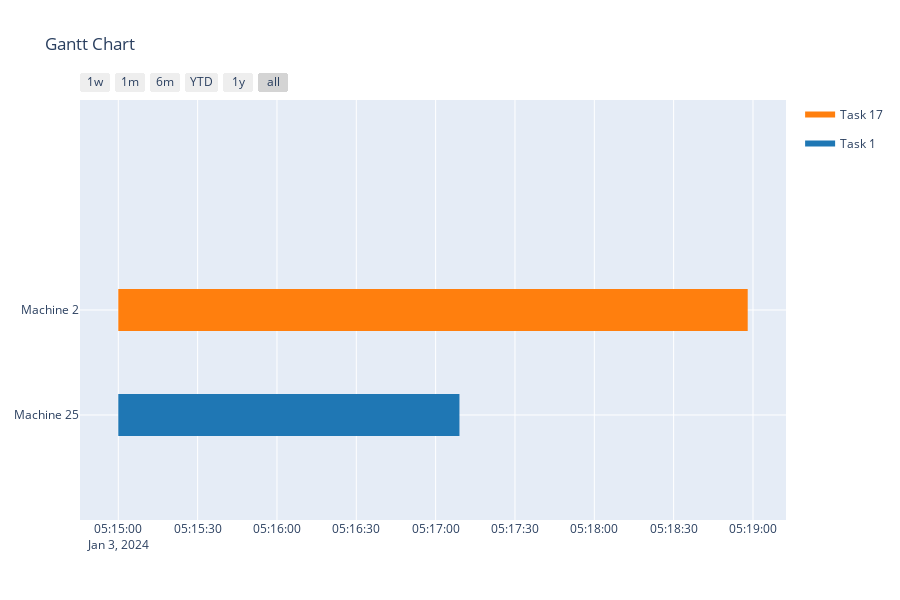

Notebook cell for this chart:
### Code cell
import ipywidgets as widgets
from ipywidgets import Layout, Button, Box, VBox, HBox, Textarea, Label, Text

# Step 2
num_jobs = widgets.IntSlider(
    value=1,
    min=1,
    max=100,
    description="Chọn số lượng công việc:",
    style={"description_width": "initial", "handle_color": "lightblue"},
    layout=Layout(width="50%"),
)
num_jobs.add_class("mytext")
output = widgets.Output()
tasks_input = []
orders_input = []


# Step 5
def on_button_click(b):
    output.clear_output()
    global tasks_input, orders_input
    tasks_input = [
        Text(
            value="",
            description="Các tác vụ:",
            placeholder="e.g. 1, 17, 2, 3",
            style={"description_width": "initial", "font_size": "20px"},
            layout=Layout(width="45%"),
        )
        for _ in range(num_jobs.value)
    ]
    orders_input = [
        Text(
            value="",
            description="Thứ tự thực hiện:",
            placeholder="e.g. (1, 17), (17, 2), (2, 3)",
            style={"description_width": "initial", "font_size": "20px"},
            layout=Layout(width="45%"),
        )
        for _ in range(num_jobs.value)
    ]
    # Step 6
    num = num_jobs.value
    for i in range(num):
        task = tasks_input[i]
        task.add_class("mytext")
        order = orders_input[i]
        order.add_class("mytext")
        tasks_orders = VBox(
            [
                Label(
                    "Công việc %d:" % (i + 1),
                    style={"font_size": "20px", "text_color": "#0fa312"},
                ),
                HBox(
                    [task, order],
                    layout=widgets.Layout(
                        display="flex",
                        justify_content="space-around",
                    ),
                ),
            ]
        )
        # Step 9
        with output:
            display(tasks_orders)


# Step 8
button = widgets.Button(
    description="Nhấn để nhập thông tin về các công việc",
    style={"font_weight": "bold", "font_size": "15px", "button_color": "pink"},
    layout=widgets.Layout(width="25%", height="50px"),
)
button.add_class("mytext")
button.on_click(on_button_click)
solve_button = Button(
    description="Solve",
    button_style="success",
    tooltip="Click me",
    icon="check",
    style={"font_weight": "bold", "font_size": "15px"},
)
display(num_jobs, button, output, solve_button)

tasks = []
orders = []
model = None
def bind_solve_button(b):
    #clear all errors output
    global tasks, orders, tasks_input, orders_input
    tasks = []
    orders = []
    for task in tasks_input:
        if task.value == "":
            raise ValueError("Các tác vụ không được để trống")
        try:
            tasks.append(eval(task.value))
        except:
            tasks.append([eval(task.value)])
    for order in orders_input:
        if order.value == "":
            continue
        l = eval(order.value)
        if type(l[0]) == int:
            orders.append([l])
        else:
            orders.append(l)
    assert all([not checkCycle(order) for order in orders]), "Tồn tại chu trình trong các thứ tự thực hiện"
    df = pd.read_excel("../datasets/Data.xlsx", sheet_name="Tasks")
    all_tasks = set(df["Task ID"])
    for task in tasks:
        assert all([t in all_tasks for t in task]), "Có tác vụ không tồn tại trong bảng Tasks"
    for i, order in enumerate(orders):
        tasks_in_job = set.union(*[set(i) for i in order])
        assert all([t in tasks[i] for t in tasks_in_job]), "Có tác vụ không tồn tại trong danh sách tác vụ của công việc"
    global model
    
    model = LPJS(tasks, orders, capacities)
    
    model.solve()


solve_button.on_click(bind_solve_button)

### Figure 1 — Plotly figure (JSON) as saved in the notebook; plotly's stock layout.template omitted (floating-point values rounded to 4 significant figures)
{"data": [{"fill": "toself", "fillcolor": "rgb(255, 127, 14)", "hoverinfo": "name", "legendgroup": "rgb(255, 127, 14)", "mode": "none", "name": "Task 17", "showlegend": true, "type": "scatter", "x": ["2024-01-03 05:15:00", "2024-01-03 05:18:58", "2024-01-03 05:18:58", "2024-01-03 05:15:00"], "y": [0.8, 0.8, 1.2, 1.2]}, {"fill": "toself", "fillcolor": "rgb(31, 119, 180)", "hoverinfo": "name", "legendgroup": "rgb(31, 119, 180)", "mode": "none", "name": "Task 1", "showlegend": true, "type": "scatter", "x": ["2024-01-03 05:15:00", "2024-01-03 05:17:09", "2024-01-03 05:17:09", "2024-01-03 05:15:00"], "y": [-0.2, -0.2, 0.2, 0.2]}, {"legendgroup": "rgb(255, 127, 14)", "marker": {"color": "rgb(255, 127, 14)", "opacity": 0, "size": 1}, "mode": "markers", "name": "", "showlegend": false, "text": [null, null], "type": "scatter", "x": ["2024-01-03 05:15:00", "2024-01-03 05:18:58"], "y": [1, 1]}, {"legendgroup": "rgb(31, 119, 180)", "marker": {"color": "rgb(31, 119, 180)", "opacity": 0, "size": 1}, "mode": "markers", "name": "", "showlegend": false, "text": [null, null], "type": "scatter", "x": ["2024-01-03 05:15:00", "2024-01-03 05:17:09"], "y": [0, 0]}], "layout": {"height": 600, "hovermode": "closest", "showlegend": true, "title": {"text": " Gantt Chart"}, "xaxis": {"rangeselector": {"buttons": [{"count": 7, "label": "1w", "step": "day", "stepmode": "backward"}, {"count": 1, "label": "1m", "step": "month", "stepmode": "backward"}, {"count": 6, "label": "6m", "step": "month", "stepmode": "backward"}, {"count": 1, "label": "YTD", "step": "year", "stepmode": "todate"}, {"count": 1, "label": "1y", "step": "year", "stepmode": "backward"}, {"step": "all"}]}, "showgrid": true, "type": "date", "zeroline": false}, "yaxis": {"autorange": false, "range": [-1, 3], "showgrid": true, "ticktext": ["Machine 25", "Machine 2"], "tickvals": [0, 1], "zeroline": false}}}
